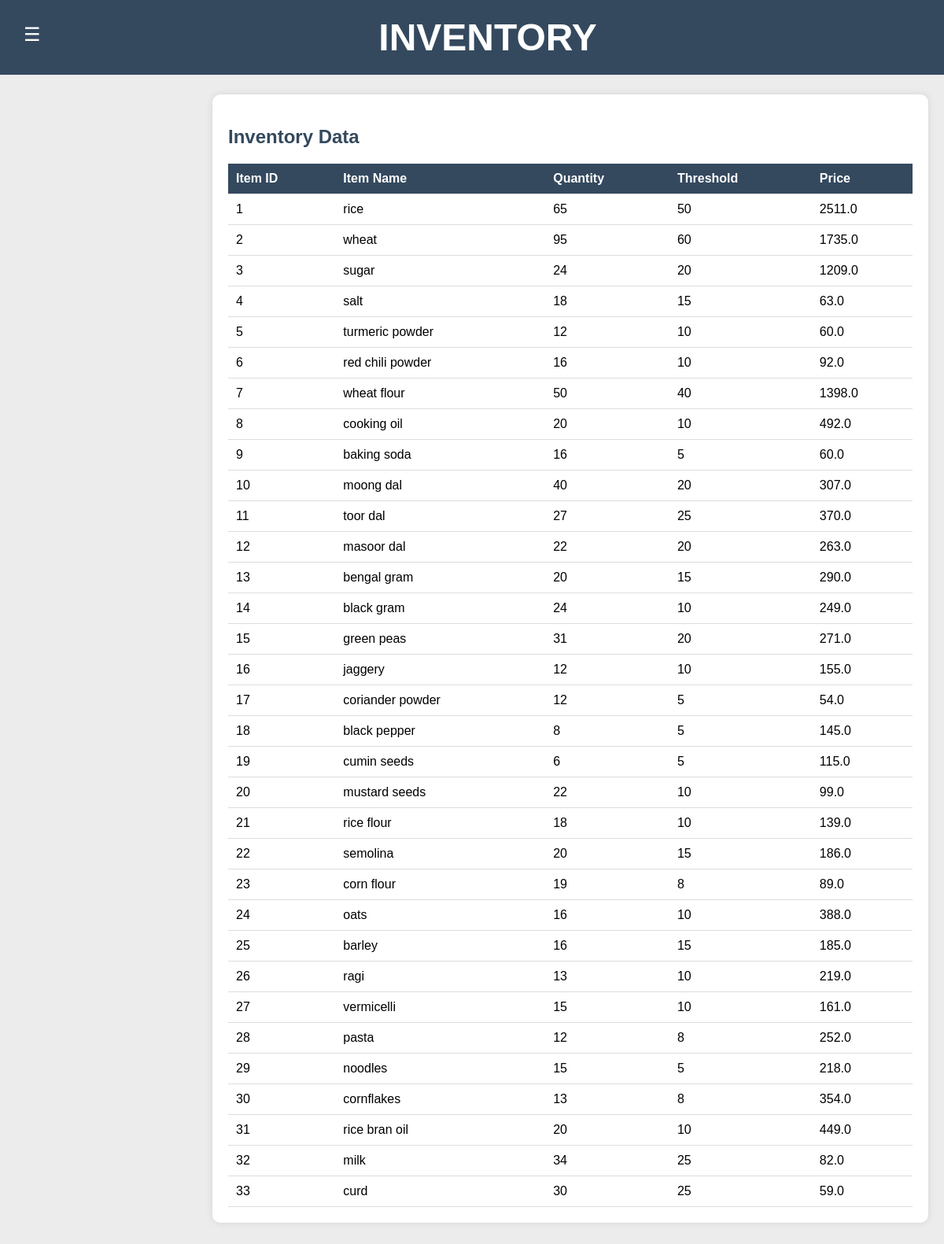
Page /index3 on the committed database.
### tables this page shows
CREATE TABLE inventory (
            item_id INTEGER PRIMARY KEY AUTOINCREMENT,
            item_name TEXT UNIQUE,  
            quantity INTEGER,
            threshold INTEGER,
            price REAL,
            supplier TEXT,  -- New supplier column
            last_updated TIMESTAMP DEFAULT CURRENT_TIMESTAMP
        );

### app.py (the view)
@app.route('/index3')
def index3():
    try:
        conn = sqlite3.connect('inventory.db')
        cursor = conn.cursor()
        cursor.execute('SELECT * FROM inventory')
        inventory_data = cursor.fetchall()  # Fetch all data from the inventory table
        conn.close()
        if not inventory_data:
            flash("No inventory data found.", 'error')
        return render_template('index3.html', inventory_data=inventory_data)
    except Exception as e:
        flash(f"Error fetching inventory data: {e}", 'error')
        return render_template(url_for('index3'))

### templates/index3.html (shortened to what this page needs)
<!DOCTYPE html>
<html lang="en">
<head>
</head>
<body>
    <div class="main-content">
        <div class="header">
            <h1>INVENTORY</h1>
        </div>
        <div class="data-section table-container">
            <h2>Inventory Data</h2>
            <table>
                <thead>
                    <tr>
                        <th>Item ID</th>
                        <th>Item Name</th>
                        <th>Quantity</th>
                        <th>Threshold</th>
                        <th>Price</th>
                    </tr>
                </thead>
                <tbody>
                    {% for item in inventory_data %}
                    <tr>
                        <td>{{ item[0] }}</td>
                        <td>
                            <a href="{{ url_for('product_analytics', product_name=item[1]) }}">
                                {{ item[1] }}
                            </a>
                        </td>
                        <td>{{ item[2] }}</td>
                        <td>{{ item[3] }}</td>
                        <td>{{ item[4] }}</td>
                    </tr>
                    {% else %}
                    <tr>
                        <td colspan="5">No data available</td>
                    </tr>
                    {% endfor %}
                </tbody>
            </table>
        </div>
    </div>
    <button class="toggle-button" id="toggleBtn">☰</button>
</body>
</html>

### templates/index3.html (style rules this page uses)
body { margin: 0; padding: 0; font-family: Arial, sans-serif; background-color: #ececec; display: flex; height: 100vh; position: relative; overflow: hidden; }
.header { background-color: #34495e; padding: 20px; text-align: center; width: 100vw; position: fixed; top: 0; left: 0; z-index: 1; }
.header h1 { color: white; font-size: 48px; margin: 0; font-weight: bold; }
.main-content { flex: 1; padding: 100px 20px; margin-left: 250px; background-color: #ececec; z-index: 0; overflow-y: auto; }
.data-section { margin-top: 20px; background-color: white; padding: 20px; border-radius: 10px; box-shadow: 0px 0px 10px rgba(0, 0, 0, 0.1); }
.data-section h2 { font-size: 24px; margin-bottom: 10px; color: #34495e; }
.table-container table { width: 100%; border-collapse: collapse; margin-top: 20px; }
.table-container th, .table-container td { text-align: left; padding: 10px; border-bottom: 1px solid #ddd; }
.table-container th { background-color: #34495e; color: white; }
.toggle-button { position: fixed; top: 20px; left: 20px; background-color: #34495e; color: white; border: none; border-radius: 50%; padding: 10px; cursor: pointer; font-size: 24px; z-index: 3; transition: background-color 0.3s ease; }
a { text-decoration: none; color: inherit; }

### rows in the picture
inventory: item_id "1", item_name "rice", quantity "65", threshold "50", price "2511.0"
inventory: item_id "2", item_name "wheat", quantity "95", threshold "60", price "1735.0"
inventory: item_id "3", item_name "sugar", quantity "24", threshold "20", price "1209.0"
inventory: item_id "4", item_name "salt", quantity "18", threshold "15", price "63.0"
inventory: item_id "5", item_name "turmeric powder", quantity "12", threshold "10", price "60.0"
inventory: item_id "6", item_name "red chili powder", quantity "16", threshold "10", price "92.0"
inventory: item_id "7", item_name "wheat flour", quantity "50", threshold "40", price "1398.0"
inventory: item_id "8", item_name "cooking oil", quantity "20", threshold "10", price "492.0"
inventory: item_id "9", item_name "baking soda", quantity "16", threshold "5", price "60.0"
inventory: item_id "10", item_name "moong dal", quantity "40", threshold "20", price "307.0"
inventory: item_id "11", item_name "toor dal", quantity "27", threshold "25", price "370.0"
inventory: item_id "12", item_name "masoor dal", quantity "22", threshold "20", price "263.0"
inventory: item_id "13", item_name "bengal gram", quantity "20", threshold "15", price "290.0"
inventory: item_id "14", item_name "black gram", quantity "24", threshold "10", price "249.0"
inventory: item_id "15", item_name "green peas", quantity "31", threshold "20", price "271.0"
inventory: item_id "16", item_name "jaggery", quantity "12", threshold "10", price "155.0"
inventory: item_id "17", item_name "coriander powder", quantity "12", threshold "5", price "54.0"
inventory: item_id "18", item_name "black pepper", quantity "8", threshold "5", price "145.0"
inventory: item_id "19", item_name "cumin seeds", quantity "6", threshold "5", price "115.0"
inventory: item_id "20", item_name "mustard seeds", quantity "22", threshold "10", price "99.0"
inventory: item_id "21", item_name "rice flour", quantity "18", threshold "10", price "139.0"
inventory: item_id "22", item_name "semolina", quantity "20", threshold "15", price "186.0"
inventory: item_id "23", item_name "corn flour", quantity "19", threshold "8", price "89.0"
inventory: item_id "24", item_name "oats", quantity "16", threshold "10", price "388.0"
inventory: item_id "25", item_name "barley", quantity "16", threshold "15", price "185.0"
inventory: item_id "26", item_name "ragi", quantity "13", threshold "10", price "219.0"
inventory: item_id "27", item_name "vermicelli", quantity "15", threshold "10", price "161.0"
inventory: item_id "28", item_name "pasta", quantity "12", threshold "8", price "252.0"
inventory: item_id "29", item_name "noodles", quantity "15", threshold "5", price "218.0"
inventory: item_id "30", item_name "cornflakes", quantity "13", threshold "8", price "354.0"
inventory: item_id "31", item_name "rice bran oil", quantity "20", threshold "10", price "449.0"
inventory: item_id "32", item_name "milk", quantity "34", threshold "25", price "82.0"
inventory: item_id "33", item_name "curd", quantity "30", threshold "25", price "59.0"
